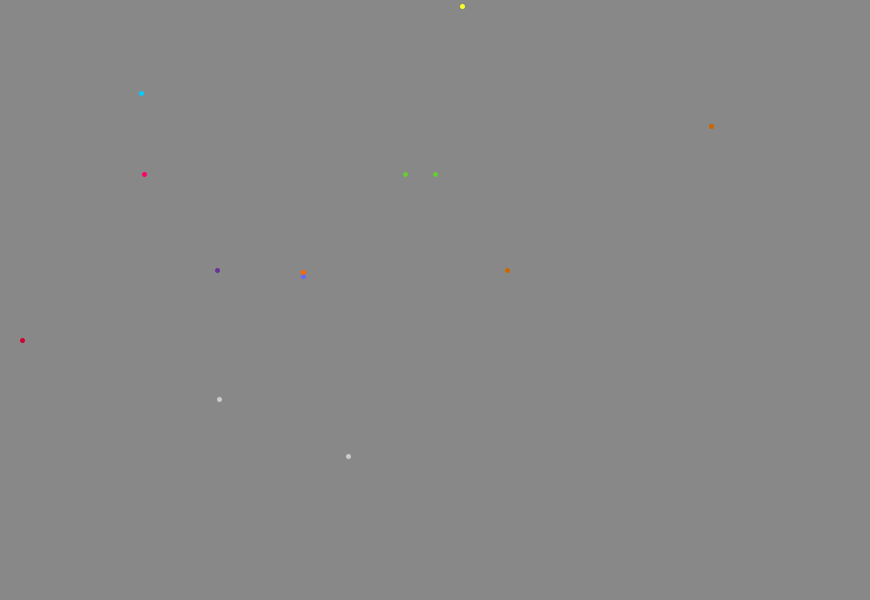
Frame 1 (no input)
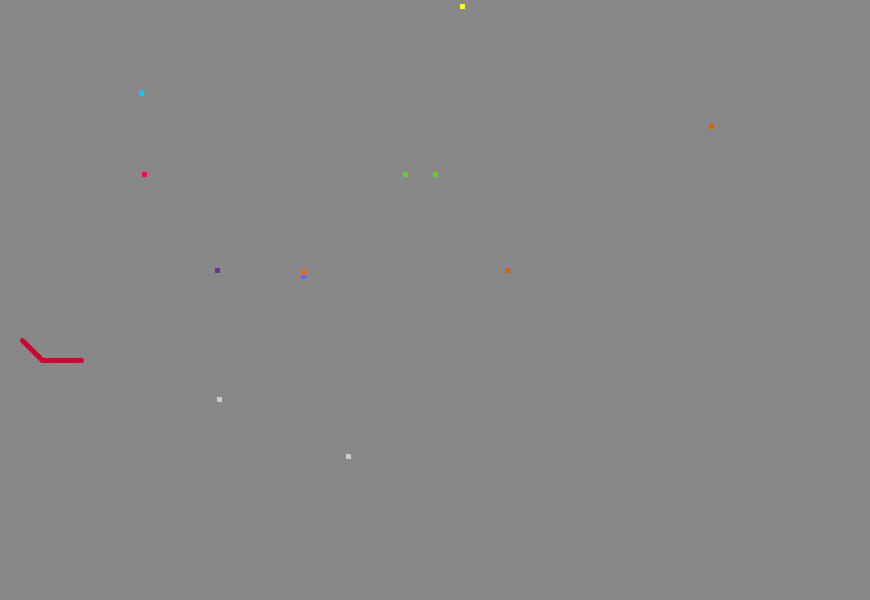
Frame 60 (the mouse pressed at the canvas centre just before this capture)
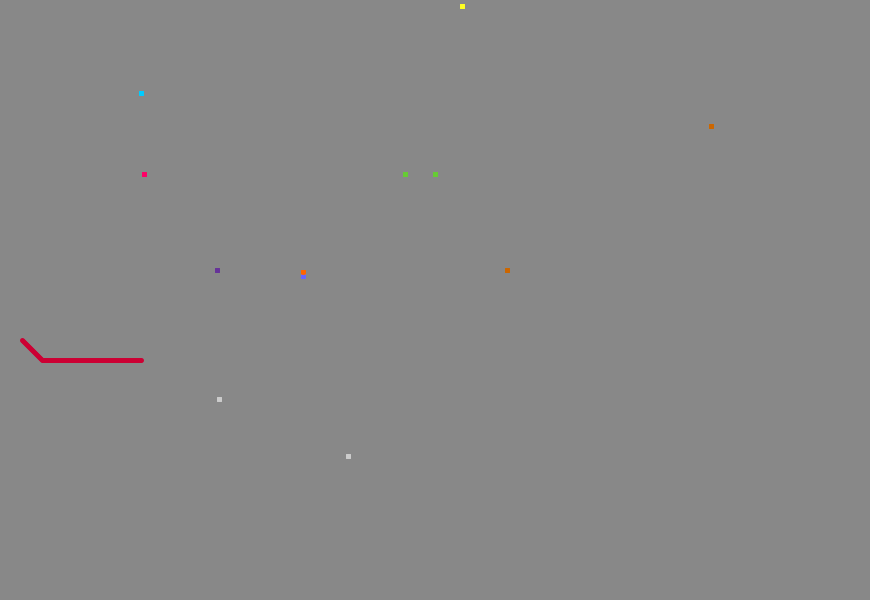
Frame 120 (the mouse held since frame 60 and released just before this capture)

The Processing sketch that drew these frames (run headless with seeded random() and noise(); from frame 60 on, the mouse is pressed at the canvas centre):

// Processing sketch: processing_17838
// ── processing_17838.pde

          int x, y;
int x1, y1;
int x2, y2;
int x3, y3;
int x4, y4;
int x5, y5;
int x6, y6;
int x7, y7;
int x8, y8;
int x9, y9;
int x10, y10;
int x11, y11;
int x12, y12;
int x13, y13;

int etape=0;

void setup() {
  frameRate(250);
  size(870,600);
  background(#888888);
  x = 21;
  y = 339;
  x1 = 141;
  y1 = 93;
  x2 = 144;
  y2 = 174;
  x3 = 303;
  y3 = 276;
  x4 = 303;
  y4 = 272;
  x5 = 462;
  y5 = 6;
  x6 = 217;
  y6 = 270;
  x7 = 405;
  y7 = 174;
  x8 = 435;
  y8 = 174;
  x9 = 507;
  y9 = 270;
  x10 = 711;
  y10 = 126;
  x11 = 711;
  y11 = 126;
  x12 = 219;
  y12 = 399;
  x13 = 348;
  y13 = 456;
}
void draw() {
  println(frameRate);
  smooth();
  strokeWeight(5);

  //ligne rouge

  if(etape == 0) {
    if(bouger(624,360)) {
      etape++;
    }
  }
  if(etape == 1) {
    if(bouger(759,369)) {
      etape++;
    }
  }
  if(etape == 2) {
    if(bouger(846,459)) {
      etape++;
    }
  }

  stroke(#CC0033);
  point(x,y);

  //ligne bleue

  if(etape == 3) {
    if(bouger1(216,93)) {
      etape++;
    }
  }
  if(etape == 4) {
    if(bouger1(216,270)) {
      etape++;
    }
  }
  if(etape == 5) {
    if(bouger1(348,270)) {
      etape++;
    }
  }
  if(etape == 6) {
    if(bouger1(348,510)) {
      etape++;
    }
  }

  stroke(#00CCFF);
  point(x1,y1);

  //ligne rose

  if(etape == 7) {
    if(bouger2(557,174)) {
      etape++;
    }
  }
  if(etape == 8) {
    if(bouger2(574,423)) {
      etape++;
    }
  }

  stroke(#FF0066);
  point(x2,y2);

  //ligne violette

  if(etape == 9) {
    if(bouger3(303,369)) {
      etape++;
    }
  }
  if(etape == 10) {
    if(bouger3(486,390)) {
      etape++;
    }
  }
  if(etape == 11) {
    if(bouger3(507,270)) {
      etape++;
    }
  }
  if(etape == 12) {
    if(bouger3(330,246)) {
      etape++;
    }
  }
  if(etape == 13) {
    if(bouger3(303,369)) {
      etape++;
    }
  }

  stroke(#6666FF);
  point(x3,y3);

  //ligne orange

  if(etape == 14) {
    if(bouger4(288,75)) {
      etape++;
    }
  }
  if(etape == 15) {
    if(bouger4(507,63)) {
      etape++;
    }
  }
  if(etape == 16) {
    if(bouger4(519,258)) {
      etape++;
    }
  }
  if(etape == 17) {
    if(bouger4(507,270)) {
      etape++;
    }
  }

  stroke(#ff6600);
  point(x4,y4);


  //ligne jaune

  if(etape == 18) {
    if(bouger5(462,492)) {
      etape++;
    }
  }
  if(etape == 19) {
    if(bouger5(678,540)) {
      etape++;
    }
  }

  stroke(#FFFF22);
  point(x5,y5);

  //ligne violette 2 

  if(etape == 20) {
    if(bouger6(219,402)) {
      etape++;
    }
  }
  if(etape == 21) {
    if(bouger6(168,540)) {
      etape++;
    }
  }

  stroke(#663399);
  point(x6,y6);

  //lignes vertes 1 et 2

  if(etape == 22) {
    if(bouger7(405,147)) {
      etape++;
    }
  }
  if(etape == 23) {
    if(bouger8(405,90)) {
      etape++;
    }
  }

  stroke(#66CC33);
  point(x7,y7);
  point(x8,y8);

  //lignes marrons 1, 2 et 3  
  if(etape == 24) {
    if(bouger9(540,270)) {
      etape++;
    }
  }
  if(etape == 25) {
    if(bouger9(555,201)) {
      etape++;
    }
  }
  if(etape == 26) {
    if(bouger9(690,175)) {
      etape++;
    }
  }
  if(etape == 27) {
    if(bouger9(711,126)) {
      etape++;
    }
  }
  if(etape == 28) {
    if(bouger10(711,69)) {
      etape++;
    }
  }  
  if(etape == 28) {
    if(bouger11(753,69)) {
      etape++;
    }
  }

  stroke(#CC6600);
  point(x9,y9);
  point(x10,y10);
  point(x11,y11);

  //lignes grises 1 et 2

  if(etape == 29) {
    if(bouger12(480,399)) {
      etape++;
    }
  }  
  if(etape == 30) {
    if(bouger12(486,390)) {
      etape++;
    }
  }
  if(etape == 31) {
    if(bouger13(615,456)) {
      etape++;
    }
  }
  if(etape == 32) {
    if(bouger13(678,540)) {
      etape++;
    }
  }
  if(etape == 33) {
    if(bouger13(860,540)) {
      etape++;
    }
  }

  stroke(#CCCCCC);
  point(x12,y12);
  point(x13,y13);
}

boolean bouger(int x_destination, int y_destination) {
  boolean fini = true;
  if(x<x_destination) {
    fini = false;
    x = x + 1;
  }
  if(x>x_destination) {
    fini = false;
    x = x - 1;
  }
  if(y<y_destination) {
    fini =  false;
    y = y + 1;
  }
  if(y>y_destination) {
    fini =  false;
    y = y - 1;
  }
  return fini;
}

boolean bouger1(int x1_destination, int y1_destination) {
  boolean fini = true;
  if(x1<x1_destination) {
    fini = false;
    x1 = x1 + 1;
  }
  if(x1>x1_destination) {
    fini = false;
    x1 = x1 - 1;
  }
  if(y1<y1_destination) {
    fini =  false;
    y1 = y1 + 1;
  }
  if(y1>y1_destination) {
    fini =  false;
    y1 = y1 - 1;
  }
  return fini;
}

boolean bouger2(int x2_destination, int y2_destination) {
  boolean fini = true;
  if(x2<x2_destination) {
    fini = false;
    x2 = x2 + 1;
  }
  if(x2>x2_destination) {
    fini = false;
    x2 = x2 - 1;
  }
  if(y2<y2_destination) {
    fini =  false;
    y2 = y2 + 1;
  }
  if(y2>y2_destination) {
    fini =  false;
    y2 = y2 - 1;
  }
  return fini;
}

boolean bouger3(int x3_destination, int y3_destination) {
  boolean fini = true;
  if(x3<x3_destination) {
    fini = false;
    x3 = x3 + 1;
  }
  if(x3>x3_destination) {
    fini = false;
    x3 = x3 - 1;
  }
  if(y3<y3_destination) {
    fini =  false;
    y3 = y3 + 1;
  }
  if(y3>y3_destination) {
    fini =  false;
    y3 = y3 - 1;
  }
  return fini;
}

boolean bouger4(int x4_destination, int y4_destination) {
  boolean fini = true;
  if(x4<x4_destination) {
    fini = false;
    x4 = x4 + 1;
  }
  if(x4>x4_destination) {
    fini = false;
    x4 = x4 - 1;
  }
  if(y4<y4_destination) {
    fini =  false;
    y4 = y4 + 1;
  }
  if(y4>y4_destination) {
    fini =  false;
    y4 = y4 - 1;
  }
  return fini;
}

boolean bouger5(int x5_destination, int y5_destination) {
  boolean fini = true;
  if(x5<x5_destination) {
    fini = false;
    x5 = x5 + 1;
  }
  if(x5>x5_destination) {
    fini = false;
    x5 = x5 - 1;
  }
  if(y5<y5_destination) {
    fini =  false;
    y5 = y5 + 1;
  }
  if(y5>y5_destination) {
    fini =  false;
    y5 = y5 - 1;
  }
  return fini;
}

boolean bouger6(int x6_destination, int y6_destination) {
  boolean fini = true;
  if(x6<x6_destination) {
    fini = false;
    x6 = x6 + 1;
  }
  if(x6>x6_destination) {
    fini = false;
    x6 = x6 - 1;
  }
  if(y6<y6_destination) {
    fini =  false;
    y6 = y6 + 1;
  }
  if(y6>y6_destination) {
    fini =  false;
    y6 = y6 - 1;
  }
  return fini;
}

boolean bouger7(int x7_destination, int y7_destination) {
  boolean fini = true;
  if(x7<x7_destination) {
    fini = false;
    x7 = x7 + 1;
  }
  if(x7>x7_destination) {
    fini = false;
    x7 = x7 - 1;
  }
  if(y7<y7_destination) {
    fini =  false;
    y7 = y7 + 1;
  }
  if(y7>y7_destination) {
    fini =  false;
    y7 = y7 - 1;
  }
  return fini;
}

boolean bouger8(int x8_destination, int y8_destination) {
  boolean fini = true;
  if(x8<x8_destination) {
    fini = false;
    x8 = x8 + 1;
  }
  if(x8>x8_destination) {
    fini = false;
    x8 = x8 - 1;
  }
  if(y8<y8_destination) {
    fini =  false;
    y8 = y8 + 1;
  }
  if(y8>y8_destination) {
    fini =  false;
    y8 = y8 - 1;
  }
  return fini;
}

boolean bouger9(int x9_destination, int y9_destination) {
  boolean fini = true;
  if(x9<x9_destination) {
    fini = false;
    x9 = x9 + 1;
  }
  if(x9>x9_destination) {
    fini = false;
    x9 = x9 - 1;
  }
  if(y9<y9_destination) {
    fini =  false;
    y9 = y9 + 2;
  }
  if(y9>y9_destination) {
    fini =  false;
    y9 = y9 - 1;
  }
  return fini;
}

boolean bouger10(int x10_destination, int y10_destination) {
  boolean fini = true;
  if(x10<x10_destination) {
    fini = false;
    x10 = x10 + 1;
  }
  if(x10>x10_destination) {
    fini = false;
    x10 = x10 - 1;
  }
  if(y10<y10_destination) {
    fini =  false;
    y10 = y10 + 1;
  }
  if(y10>y10_destination) {
    fini =  false;
    y10 = y10 - 1;
  }
  return fini;
}

boolean bouger11(int x11_destination, int y11_destination) {
  boolean fini = true;
  if(x11<x11_destination) {
    fini = false;
    x11 = x11 + 1;
  }
  if(x11>x11_destination) {
    fini = false;
    x11 = x11 - 1;
  }
  if(y11<y11_destination) {
    fini =  false;
    y11 = y11 + 1;
  }
  if(y11>y11_destination) {
    fini =  false;
    y11 = y11 - 1;
  }
  return fini;
}

boolean bouger12(int x12_destination, int y12_destination) {
  boolean fini = true;
  if(x12<x12_destination) {
    fini = false;
    x12 = x12 + 1;
  }
  if(x12>x12_destination) {
    fini = false;
    x12 = x12 - 1;
  }
  if(y12<y12_destination) {
    fini =  false;
    y12 = y12 + 1;
  }
  if(y12>y12_destination) {
    fini =  false;
    y12 = y12 - 1;
  }
  return fini;
}

boolean bouger13(int x13_destination, int y13_destination) {
  boolean fini = true;
  if(x13<x13_destination) {
    fini = false;
    x13 = x13 + 1;
  }
  if(x13>x13_destination) {
    fini = false;
    x13 = x13 - 1;
  }
  if(y13<y13_destination) {
    fini =  false;
    y13 = y13 + 1;
  }
  if(y13>y13_destination) {
    fini =  false;
    y13 = y13 - 1;
  }
  return fini;
}               
